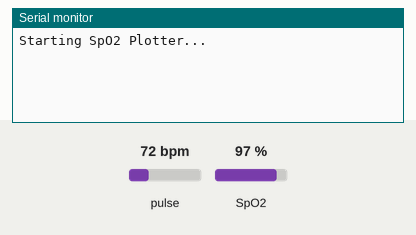
This sketch was run on a simulated Arduino Uno, built with avr-gcc and run on an emulated ATmega328P. On the bench: the last lines printed to the serial monitor. The inputs (shaded band) are chosen by the test bench; at power-on: pulse 72 bpm, SpO2 97 %.

Above: at 1.2 s.
1.3 s: pulse set to 42 bpm
At 5.4 s:
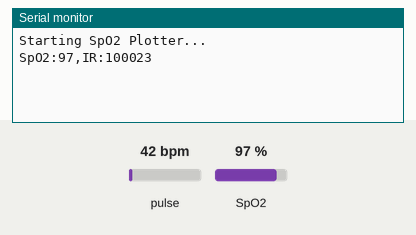
9.5 s: SpO2 set to 80 %
At 10.3 s:
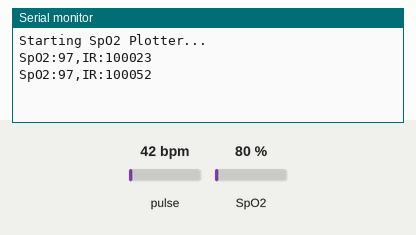
11.0 s: pulse set to 70 bpm
At 12.7 s:
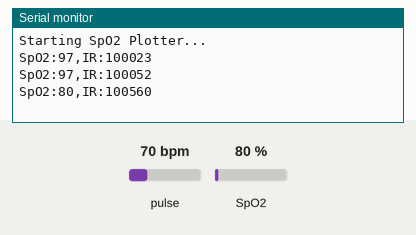
Timing chart, 0 to 14.2 s (numbered marks = the images above; inputs shaded):
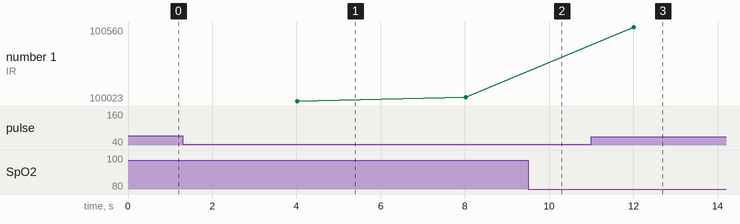

The sketch:

spo2_code.ino
```cpp
#include <Wire.h>
#include "MAX30105.h"
#include "spo2_algorithm.h"

MAX30105 particleSensor;

#define BUFFER_SIZE 100

uint32_t irBuffer[BUFFER_SIZE];
uint32_t redBuffer[BUFFER_SIZE];

int32_t spo2;
int8_t validSPO2;

int32_t heartRate;
int8_t validHeartRate;

void setup() {
  Serial.begin(115200);
  Wire.begin();

  if (!particleSensor.begin(Wire, I2C_SPEED_FAST)) {
    Serial.println("MAX30102 not found");
    while (1);
  }

  Serial.println("Starting SpO2 Plotter...");

  particleSensor.setup(
    0x1F,  // LED brightness
    4,     // sample average
    2,     // Red + IR
    100,   // sample rate
    411,   // pulse width
    4096   // ADC range
  );
}

void loop() {

  // Gather samples
  for (byte i = 0; i < BUFFER_SIZE; i++) {

    while (particleSensor.available() == false) {
      particleSensor.check();
    }

    redBuffer[i] = particleSensor.getRed();
    irBuffer[i] = particleSensor.getIR();

    particleSensor.nextSample();
  }

  // Run algorithm
  maxim_heart_rate_and_oxygen_saturation(
    irBuffer,
    BUFFER_SIZE,
    redBuffer,
    &spo2,
    &validSPO2,
    &heartRate,
    &validHeartRate
  );

  // Output for Serial Plotter
  if (validSPO2 && spo2 > 0 && spo2 <= 100) {

    Serial.print("SpO2:");
    Serial.print(spo2);

    Serial.print(",");

    // Optional raw IR signal for waveform
    Serial.print("IR:");
    Serial.println(irBuffer[BUFFER_SIZE - 1]);

  } else {

    Serial.print("SpO2:0");
    Serial.print(",");

    Serial.print("IR:");
    Serial.println(irBuffer[BUFFER_SIZE - 1]);
  }

  delay(100);
}
```

Measured:
- after the input at 1.3 s, the serial monitor: prints a new line after 2.7 s (image 1)
- after the input at 11.0 s, the serial monitor: prints a new line after 1.0 s (image 3)
- plotted number 1: 100052 → 100038 after the input at 11.0 s
